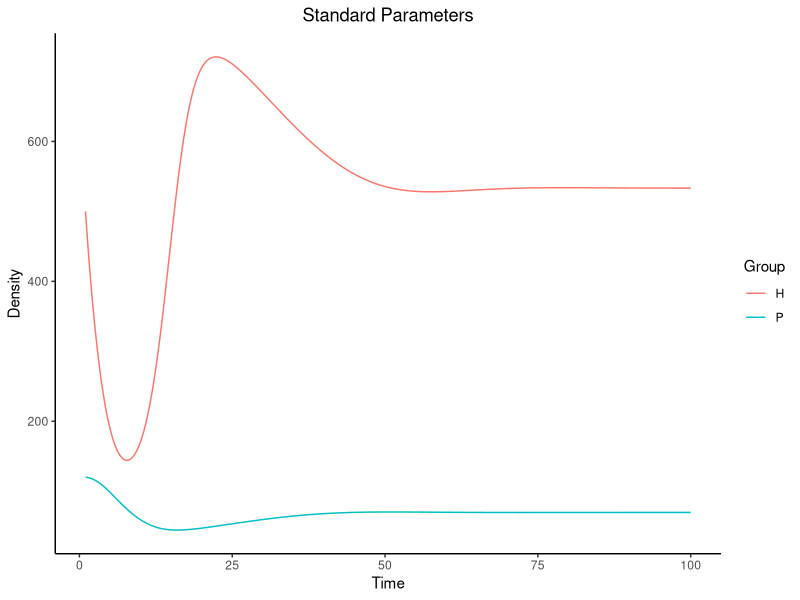
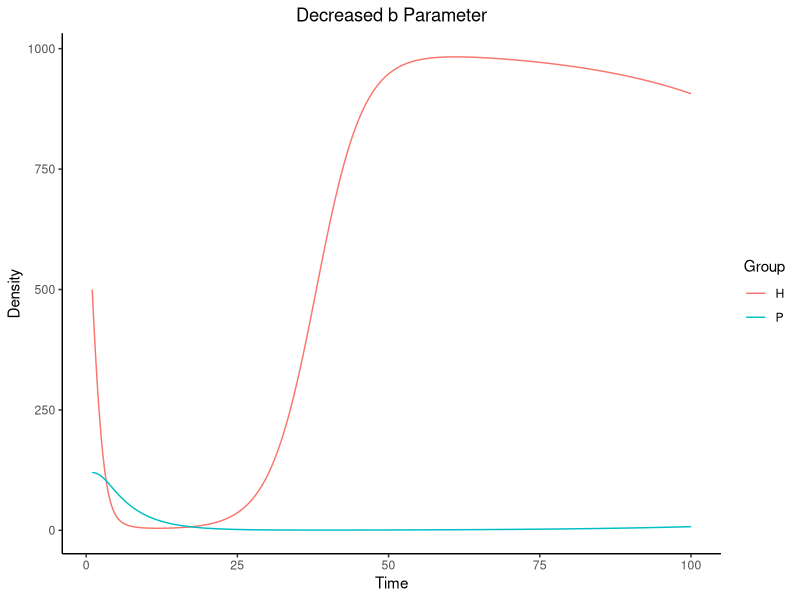
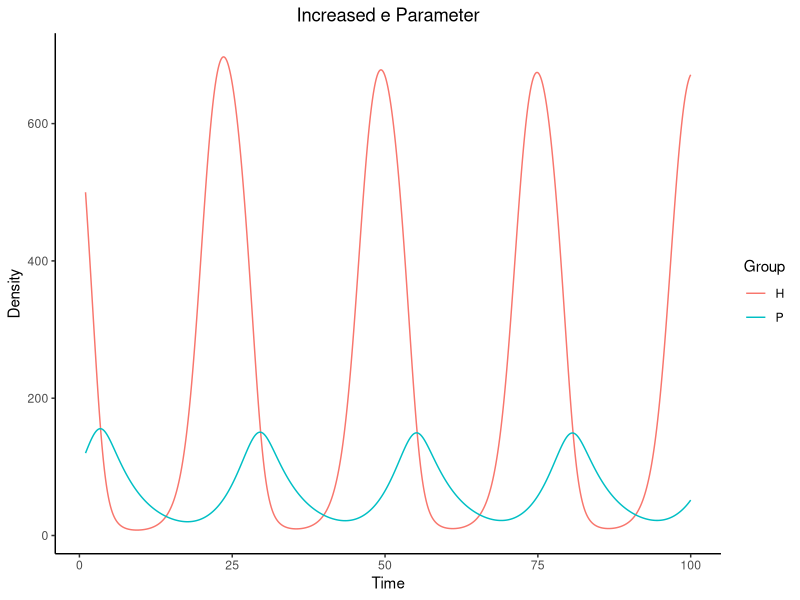
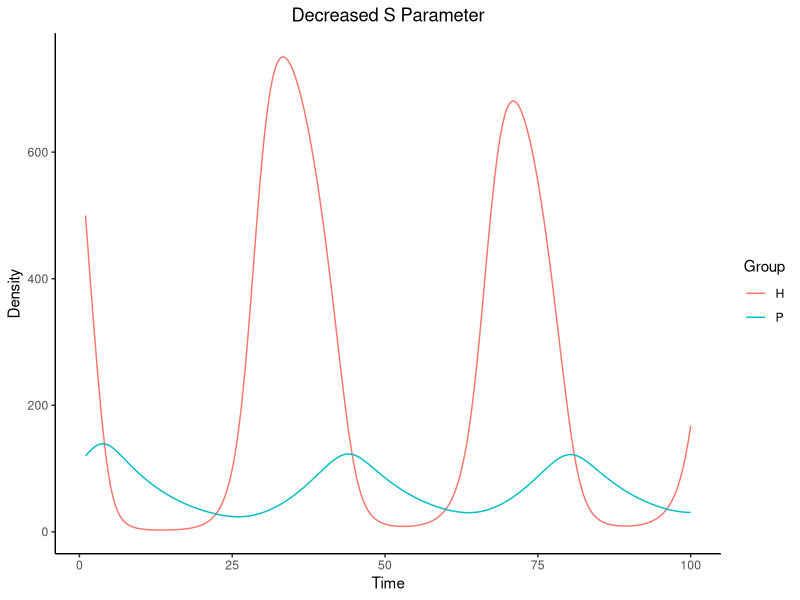
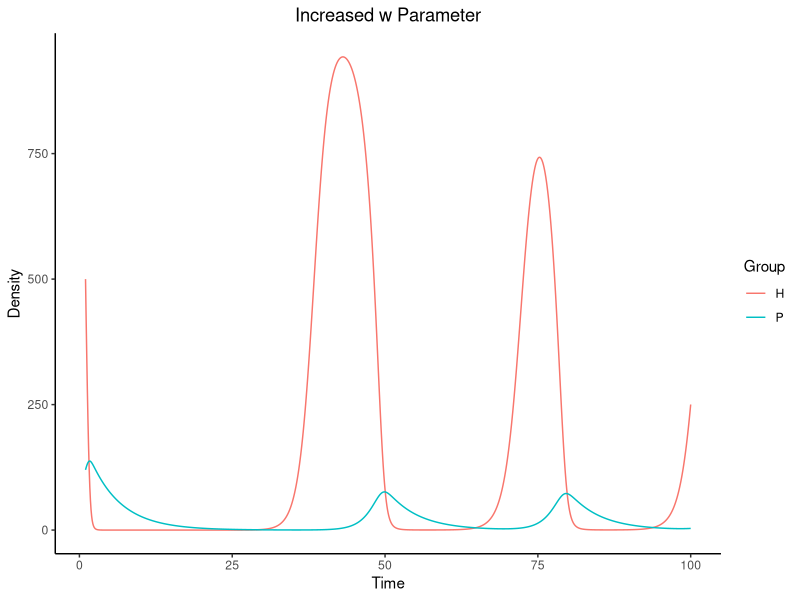
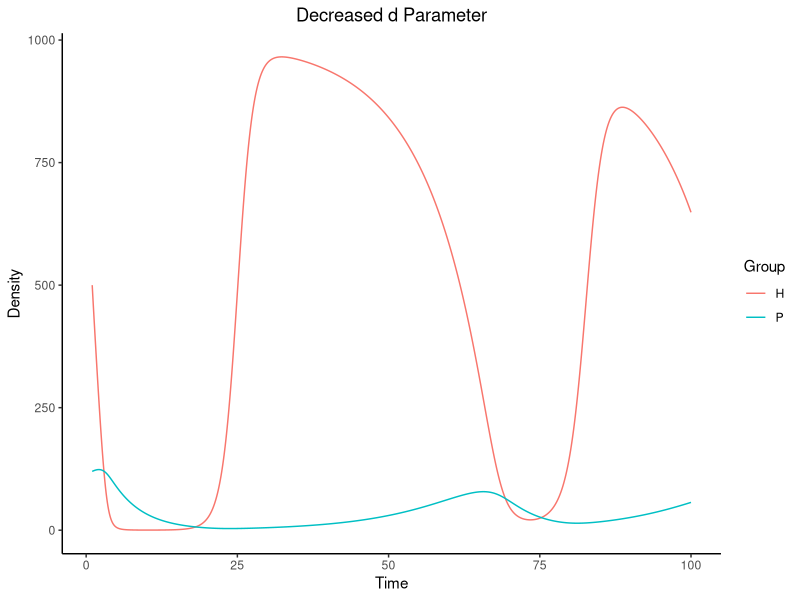
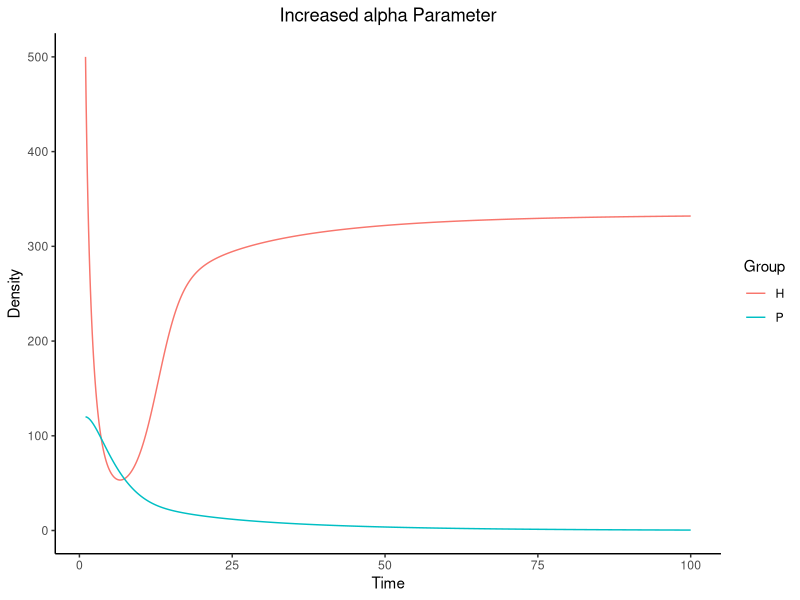
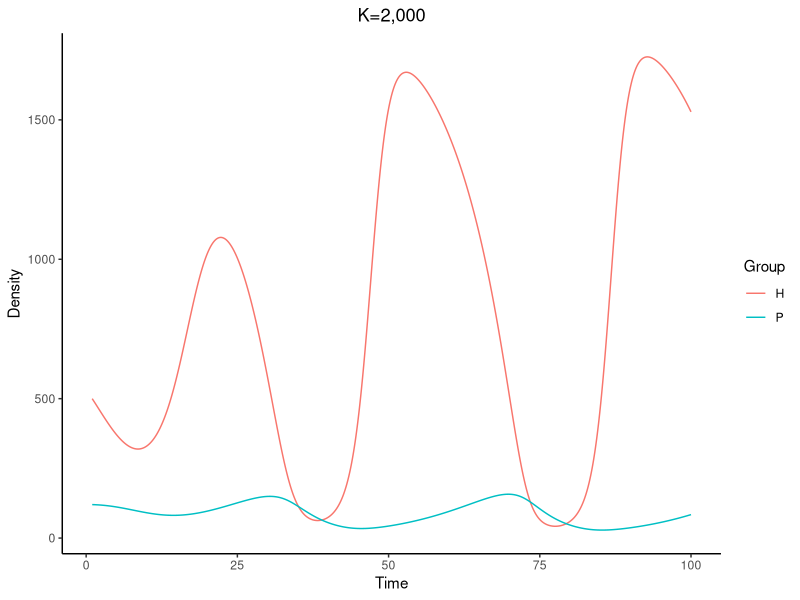

Write R code to recreate these figures, in order.
install.packages("deSolve")
library("deSolve") #calling desolve library
library(ggplot2) #calling ggplot2 library
library(reshape2) #calling reshaoe2 library

#Simulating Predator Prey Dynamics: Part II

#Modeling the Rosenweig MacArthur prey-predator dynamics:

#function will have six parameters and two state variables
ddSimRM=function(t,y,p){ #defining function variables where y are state variables and p are parameters
  H=y[1] #H is herbivore state variable
  P=y[2] #P is predator state variable
  b=p[1] #Prey birth rate parameter
  a=p[2] #Competition coefficient parameter
  w=p[3] #Predator attack rate parameter
  d=p[4] #Saturation term parameter
  e=p[5] #Conversion efficiency of prey to predators parameter
  s=p[6] #Predator death rate parameter
  
  modelH=b*H*(1-a*H)-w*(H/(d+H))*P #defining two prey-predator functions
  modelP=e*w*(H/(d+H))*P-(s*P)
  
  return(list(c(modelH,modelP))) #setting function to return two models above
}

params1=c(0.8,0.001,5,400,0.07,0.2) #case 1 with b=0.8, e=0.07, s=0.2, w=5, d=400, a=0.001
initial1=c(500,120) #initial conditions Ho=500 and Po=120
times1=seq(1,100, by=0.1) #running simulation from time 1 to 100 over 0.1 time step

modelSim1=ode(y=initial1,times=times1,func=ddSimRM,parms=params1) #using ordinary differential equation to simulate functions above
modelOutput1=data.frame(time=modelSim1[,1],H=modelSim1[,2],P=modelSim1[,3]) #creating dataframe to store simulation values
modelOutput1=melt(modelOutput1,id.vars = "time",variable.name = "Group",value.name = "Density") #melting density data in order to create two line plot
ggplot(modelOutput1,aes(x=time,y=Density))+geom_line(aes(color=Group))+theme_classic()+xlab("Time")+ggtitle("Standard Parameters")+theme(plot.title = element_text(hjust = 0.5)) #creating ggplot with simulation data

#Will now consider 6 other cases where a single parameter is both increased and decreased
#The same code was used to increase and decrease each parameter, and a new parameter value was
#put in when wanting to change the parameter and all other values in global environment redefined

#Case 2 changing b parameter
#Increased b to 2.4 and decreased b to 0.26 (multiple of 3)
params2=c(0.26,0.001,5,400,0.07,0.2)
initial2=c(500,120)
times2=seq(1,100, by=0.1)

modelSim2=ode(y=initial2,times=times2,func=ddSimRM,parms=params2) #comments on new simulation model is same as standard parameters
modelOutput2=data.frame(time=modelSim2[,1],H=modelSim2[,2],P=modelSim2[,3])
modelOutput2=melt(modelOutput2,id.vars = "time",variable.name = "Group",value.name = "Density")
ggplot(modelOutput2,aes(x=time,y=Density))+geom_line(aes(color=Group))+theme_classic()+xlab("Time")+ggtitle("Decreased b Parameter")+theme(plot.title = element_text(hjust = 0.5))

#Case 3 changing e parameter
#Increased e to 0.14 and decreased e to 0.035 (multiple of 2)
params3=c(0.8,0.001,5,400,0.14,0.2)
initial3=c(500,120)
times3=seq(1,100, by=0.1)

modelSim3=ode(y=initial3,times=times3,func=ddSimRM,parms=params3) #comments on new simulation model is same as standard parameters
modelOutput3=data.frame(time=modelSim3[,1],H=modelSim3[,2],P=modelSim3[,3])
modelOutput3=melt(modelOutput3,id.vars = "time",variable.name = "Group",value.name = "Density")
ggplot(modelOutput3,aes(x=time,y=Density))+geom_line(aes(color=Group))+theme_classic()+xlab("Time")+ggtitle("Increased e Parameter")+theme(plot.title = element_text(hjust = 0.5))


#Case 4 changing s parameter
#Increased s to 0.4 and decreased s to 0.1 (multiple of 2)
params4=c(0.8,0.001,5,400,0.07,0.1)
initial4=c(500,120)
times4=seq(1,100, by=0.1)

modelSim4=ode(y=initial4,times=times4,func=ddSimRM,parms=params4) #comments on new simulation model is same as standard parameters
modelOutput4=data.frame(time=modelSim4[,1],H=modelSim4[,2],P=modelSim4[,3])
modelOutput4=melt(modelOutput4,id.vars = "time",variable.name = "Group",value.name = "Density")
ggplot(modelOutput4,aes(x=time,y=Density))+geom_line(aes(color=Group))+theme_classic()+xlab("Time")+ggtitle("Decreased S Parameter")+theme(plot.title = element_text(hjust = 0.5))

#Case 5 changing w
#Increased w to 15 and decreased w to 1.67 (multiple of 3)
params5=c(0.8,0.001,15,400,0.07,0.2)
initial5=c(500,120)
times5=seq(1,100, by=0.1)

modelSim5=ode(y=initial5,times=times5,func=ddSimRM,parms=params5) #comments on new simulation model is same as standard parameters
modelOutput5=data.frame(time=modelSim5[,1],H=modelSim5[,2],P=modelSim5[,3])
modelOutput5=melt(modelOutput5,id.vars = "time",variable.name = "Group",value.name = "Density")
ggplot(modelOutput5,aes(x=time,y=Density))+geom_line(aes(color=Group))+theme_classic()+xlab("Time")+ggtitle("Increased w Parameter")+theme(plot.title = element_text(hjust = 0.5))

#Case 6 changing d
#Increased d to 800 and decreased d to 200 (multiple of 2)
params6=c(0.8,0.001,5,200,0.07,0.2)
initial6=c(500,120)
times6=seq(1,100, by=0.1)

modelSim6=ode(y=initial6,times=times6,func=ddSimRM,parms=params6) #comments on new simulation model is same as standard parameters
modelOutput6=data.frame(time=modelSim6[,1],H=modelSim6[,2],P=modelSim6[,3])
modelOutput6=melt(modelOutput6,id.vars = "time",variable.name = "Group",value.name = "Density")
ggplot(modelOutput6,aes(x=time,y=Density))+geom_line(aes(color=Group))+theme_classic()+xlab("Time")+ggtitle("Decreased d Parameter")+theme(plot.title = element_text(hjust = 0.5))

#Case 7 changing a
#Increased a to 0.003 and decreased a to 0.00033 (multiple of 3)
params7=c(0.8,0.003,5,400,0.07,0.2)
initial7=c(500,120)
times7=seq(1,100, by=0.1)

modelSim7=ode(y=initial7,times=times7,func=ddSimRM,parms=params7) #comments on new simulation model is same as standard parameters
modelOutput7=data.frame(time=modelSim7[,1],H=modelSim7[,2],P=modelSim7[,3])
modelOutput7=melt(modelOutput7,id.vars = "time",variable.name = "Group",value.name = "Density")
ggplot(modelOutput7,aes(x=time,y=Density))+geom_line(aes(color=Group))+theme_classic()+xlab("Time")+ggtitle("Increased alpha Parameter")+theme(plot.title = element_text(hjust = 0.5))

#Simulating Predator Prey Dynamics: Part III

#Testing carrying capacity and Paradox of enrichment:
#Carrying capacity will be varied by changing alpha to affect carrying capacity in 200 increments
#Each alpha value should be enetered into the second parameter value and run to obtain 7 plots

#alphas: 0.00125, 0.001, 0.000833, 0.00071, 0.000625, 0.00056, and 0.0005
paramscc=c(0.8,0.0005,5,400,0.07,0.2)
initialcc=c(500,120)
timescc=seq(1,100, by=0.1)

modelSimcc=ode(y=initialcc,times=timescc,func=ddSimRM,parms=paramscc)

modelOutputcc=data.frame(time=modelSimcc[,1],H=modelSimcc[,2],P=modelSimcc[,3]) #comments on new simulation model is same as standard parameters
modelOutputcc=melt(modelOutputcc,id.vars = "time",variable.name = "Group",value.name = "Density")
ggplot(modelOutputcc,aes(x=time,y=Density))+geom_line(aes(color=Group))+theme_classic()+xlab("Time")+ggtitle("K=2,000")+theme(plot.title = element_text(hjust = 0.5))
